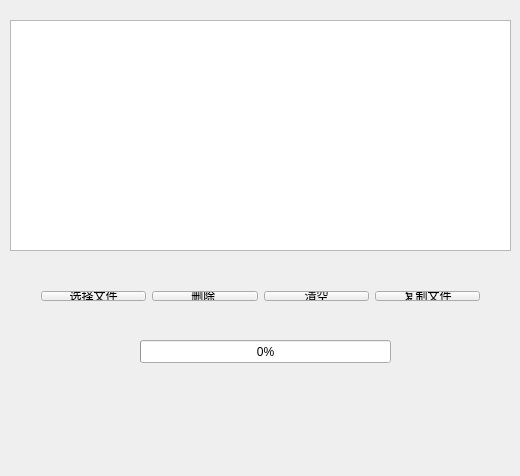
<?xml version="1.0" encoding="UTF-8"?>
<ui version="4.0">
 <class>Widget</class>
 <widget class="QWidget" name="Widget">
  <property name="geometry">
   <rect>
    <x>0</x>
    <y>0</y>
    <width>520</width>
    <height>476</height>
   </rect>
  </property>
  <property name="windowTitle">
   <string>Widget</string>
  </property>
  <widget class="QProgressBar" name="progressBar">
   <property name="geometry">
    <rect>
     <x>140</x>
     <y>340</y>
     <width>251</width>
     <height>23</height>
    </rect>
   </property>
   <property name="value">
    <number>0</number>
   </property>
  </widget>
  <widget class="QListView" name="listView">
   <property name="geometry">
    <rect>
     <x>10</x>
     <y>20</y>
     <width>501</width>
     <height>231</height>
    </rect>
   </property>
  </widget>
  <widget class="QWidget" name="layoutWidget">
   <property name="geometry">
    <rect>
     <x>30</x>
     <y>280</y>
     <width>461</width>
     <height>32</height>
    </rect>
   </property>
   <layout class="QHBoxLayout" name="horizontalLayout">
    <item>
     <widget class="QPushButton" name="btn_selectFile">
      <property name="text">
       <string>选择文件</string>
      </property>
     </widget>
    </item>
    <item>
     <widget class="QPushButton" name="btn_delete">
      <property name="text">
       <string>删除 </string>
      </property>
     </widget>
    </item>
    <item>
     <widget class="QPushButton" name="btn_clear">
      <property name="text">
       <string>清空</string>
      </property>
     </widget>
    </item>
    <item>
     <widget class="QPushButton" name="btn_copyFile">
      <property name="text">
       <string>复制文件</string>
      </property>
     </widget>
    </item>
   </layout>
  </widget>
  <widget class="QLabel" name="label_copyname">
   <property name="geometry">
    <rect>
     <x>36</x>
     <y>379</y>
     <width>451</width>
     <height>31</height>
    </rect>
   </property>
   <property name="text">
    <string/>
   </property>
   <property name="alignment">
    <set>Qt::AlignCenter</set>
   </property>
  </widget>
 </widget>
 <layoutdefault spacing="6" margin="11"/>
 <resources/>
 <connections/>
</ui>
